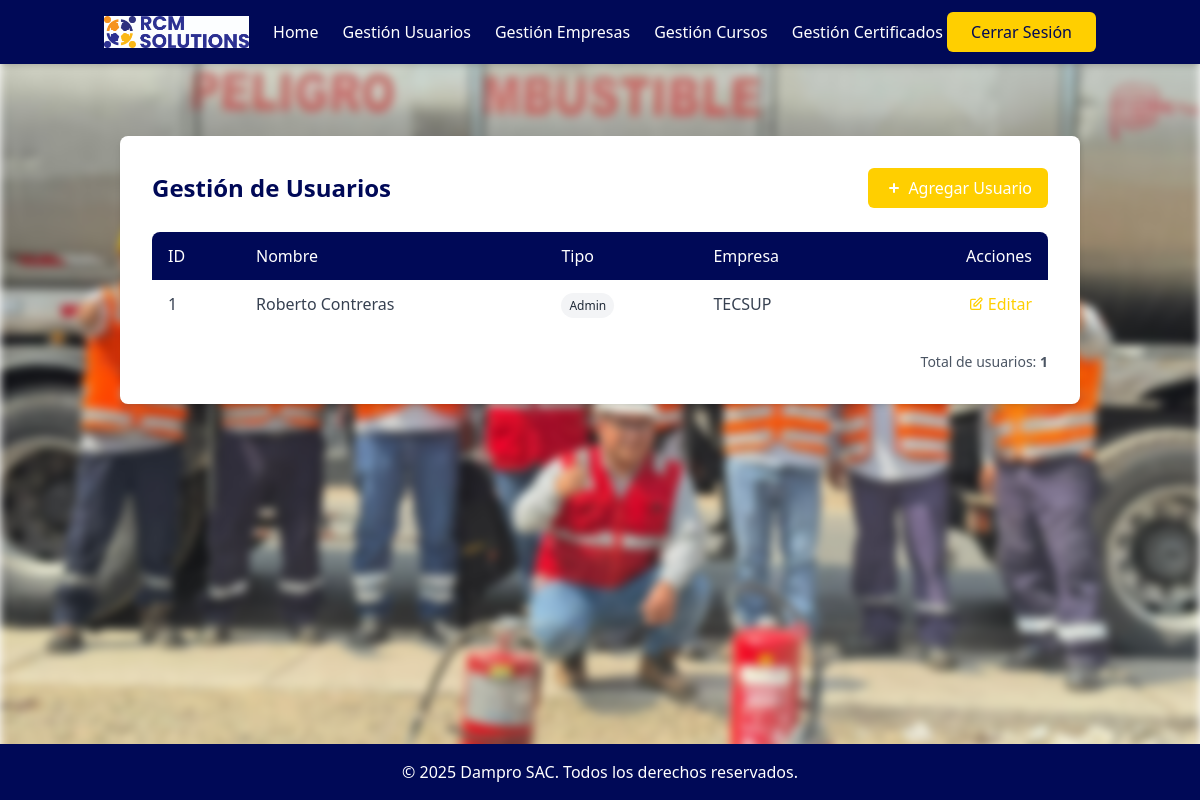
Before: /dashboard/usuarios/ (signed in) with the older database file.
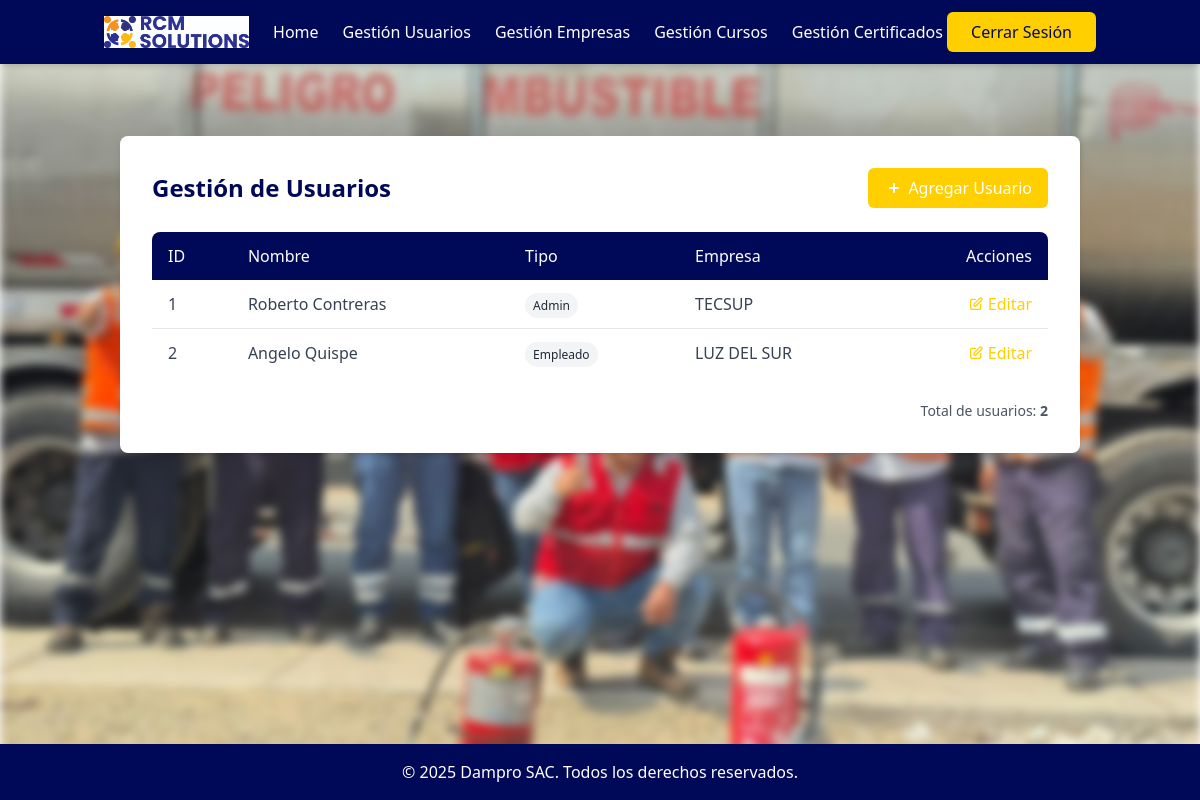
After: the same page with the newer database file.
### system/models.py (models this page shows)
class Usuario(models.Model):
    first_name = models.CharField(max_length=100)
    middle_name = models.CharField(max_length=100, blank=True, null=True)
    last_name = models.CharField(max_length=100)
    second_last_name = models.CharField(max_length=100, blank=True, null=True)
    user_type = models.CharField(max_length=50)
    empresa = models.ForeignKey(Empresa, on_delete=models.CASCADE, related_name='usuarios', null=True, blank=True)

class Empresa(models.Model):
    ruc = models.CharField(max_length=11, unique=True)
    nombre = models.CharField(max_length=200)  # razón social

### system/views.py (the view)
# urls.py: path('dashboard/usuarios/',       views.gestion_usuarios, name='gestion_usuarios'),
@login_required
def gestion_usuarios(request):
    usuarios = Usuario.objects.all()
    return render(request, 'system/gestion_usuarios.html', {
        'usuarios': usuarios
    })

### system/views.py (called while the page is built)
def login_required(view_func):
    @wraps(view_func)
    def wrapped_view(request, *args, **kwargs):
        if not request.session.get('user_id'):
            return redirect('system:login')
        return view_func(request, *args, **kwargs)
    return wrapped_view

### system/templates/system/gestion_usuarios.html (shortened to what this page needs)
{% extends 'system/base_logged.html' %}
{% block content %}
<section class="gestion-usuarios py-12">
  <div class="container mx-auto px-4">
    <div class="bg-white rounded-lg shadow-md p-8 max-w-6xl mx-auto">
      <div class="flex justify-between items-center mb-6">
        <h1 class="text-2xl font-bold text-rcm-navy">Gestión de Usuarios</h1>
        <a href="{% url 'system:add_usuario' %}" class="bg-rcm-gold text-white py-2 px-4 rounded-md font-medium hover:bg-opacity-90 transition-colors flex items-center">
          <svg xmlns="http://www.w3.org/2000/svg" class="h-5 w-5 mr-1" viewBox="0 0 20 20" fill="currentColor">
            <path fill-rule="evenodd" d="M10 5a1 1 0 011 1v3h3a1 1 0 110 2h-3v3a1 1 0 11-2 0v-3H6a1 1 0 110-2h3V6a1 1 0 011-1z" clip-rule="evenodd" />
          </svg>
          Agregar Usuario
        </a>
      </div>
      <div class="overflow-x-auto">
        <table class="min-w-full bg-white">
          <thead>
            <tr class="bg-rcm-navy text-white">
              <th class="py-3 px-4 text-left font-medium rounded-tl-lg">ID</th>
              <th class="py-3 px-4 text-left font-medium">Nombre</th>
              <th class="py-3 px-4 text-left font-medium">Tipo</th>
              <th class="py-3 px-4 text-left font-medium">Empresa</th>
              <th class="py-3 px-4 text-right font-medium rounded-tr-lg">Acciones</th>
            </tr>
          </thead>
          <tbody class="divide-y divide-gray-200">
            {% for u in usuarios %}
            <tr class="hover:bg-rcm-blue-light/10">
              <td class="py-3 px-4 text-gray-700">{{ u.id }}</td>
              <td class="py-3 px-4 text-gray-700 font-medium">{{ u.first_name }} {{ u.last_name }}</td>
              <td class="py-3 px-4">
                <span class="px-2 py-1 text-xs rounded-full
                  {% if u.user_type == 'admin' %}
                    bg-rcm-blue-medium text-white
                  {% elif u.user_type == 'staff' %}
                    bg-rcm-blue-light text-white
                  {% else %}
                    bg-gray-100 text-gray-800
                  {% endif %}">
                  {{ u.user_type }}
                </span>
              </td>
              <td class="py-3 px-4 text-gray-700">
                {% if u.empresa %}
                  {{ u.empresa.nombre }}
                {% else %}
                  <span class="text-gray-400">-</span>
                {% endif %}
              </td>
              <td class="py-3 px-4 text-right">
                <a href="{% url 'system:edit_usuario' u.id %}" class="text-rcm-gold hover:underline font-medium flex items-center justify-end">
                  <svg xmlns="http://www.w3.org/2000/svg" class="h-4 w-4 mr-1" fill="none" viewBox="0 0 24 24" stroke="currentColor">
                    <path stroke-linecap="round" stroke-linejoin="round" stroke-width="2" d="M11 5H6a2 2 0 00-2 2v11a2 2 0 002 2h11a2 2 0 002-2v-5m-1.414-9.414a2 2 0 112.828 2.828L11.828 15H9v-2.828l8.586-8.586z" />
                  </svg>
                  Editar
                </a>
              </td>
            </tr>
            {% empty %}
            <tr>
              <td colspan="5" class="py-8 text-center text-rcm-blue-light italic">No hay usuarios registrados.</td>
            </tr>
            {% endfor %}
          </tbody>
        </table>
      </div>
      <div class="mt-6 flex justify-end">
        <div class="text-sm text-gray-600">
          Total de usuarios: <span class="font-semibold">{{ usuarios|length }}</span>
        </div>
      </div>
    </div>
  </div>
</section>
{% endblock %}

Changed rows visible on the page:
added Usuario: id "2", first_name "Angelo", last_name "Quispe", user_type "Empleado", empresa.nombre "LUZ DEL SUR"
Other visible differences:
{{ usuarios|length }}: "1" → "2"
